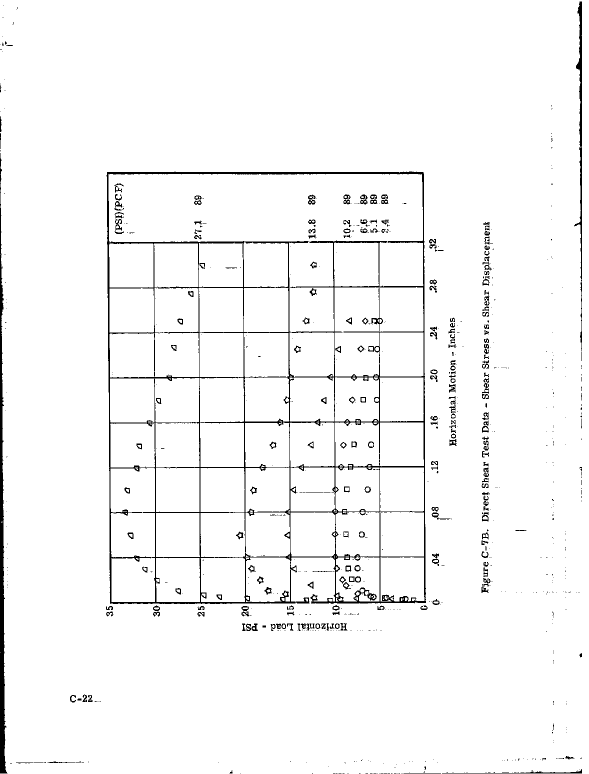
#> input picture img/1968-vol2/p0136.png, 1178 x 1548 px, found by its file name (shown at 1/2 size)
$ python labels.py
#> lines starting #> are read from the running program, lines starting #| are printed output that depends on the picture; after the words box and inside, x2 and y2 are one past the last pixel; in counts of white or black regions, pixels touching at a corner belong together
"""Ink extents of the printed axis labels (load labels below the frame, motion labels right of it),
to compare by eye with the fitted grid-line positions."""
import json
import numpy as np
from PIL import Image
g = np.asarray(Image.open("packet/p0136.png").convert("L")) < 128
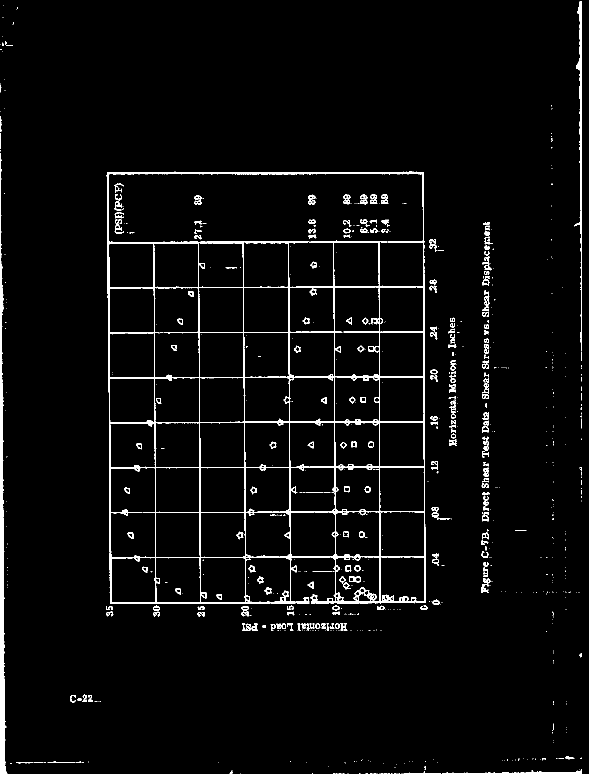
#> g: shape (1548, 1178) bool (shown at 1/2 size); 3.3% white; 746 white regions (525 under 20 px), largest, box (x1, y1, x2, y2) and area: (213, 343, 852, 1208) 32829, (0, 306, 15, 1547) 7275, (1148, 3, 1164, 702) 2599
#> (the run stopped early here; a loop or call above may not have finished)

$ run again, with img/1968-vol2/p0003.png copied over img/1968-vol2/p0136.png
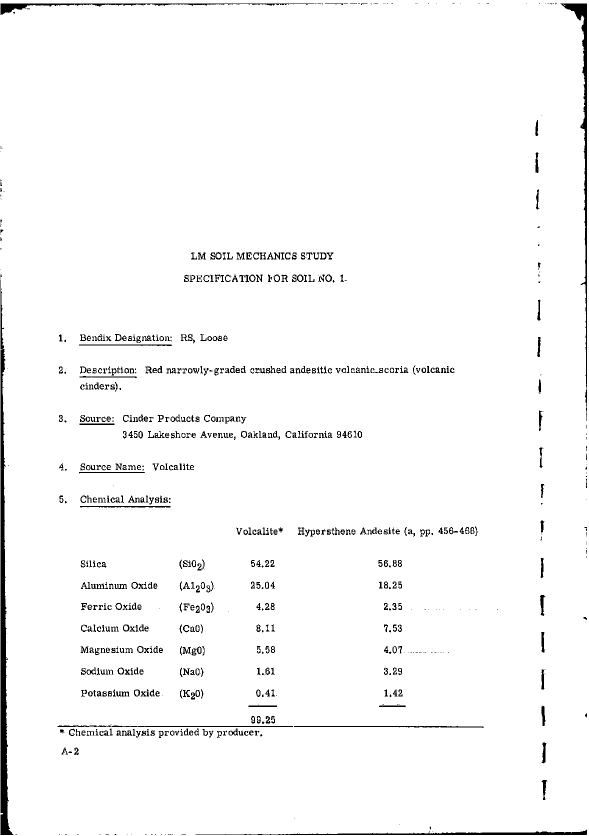
#> input picture img/1968-vol2/p0003.png, 1178 x 1671 px, found by its file name (shown at 1/2 size)
#> `g = np.asarray(Image.open("packet/p0136.png").convert("L")) < 128`:
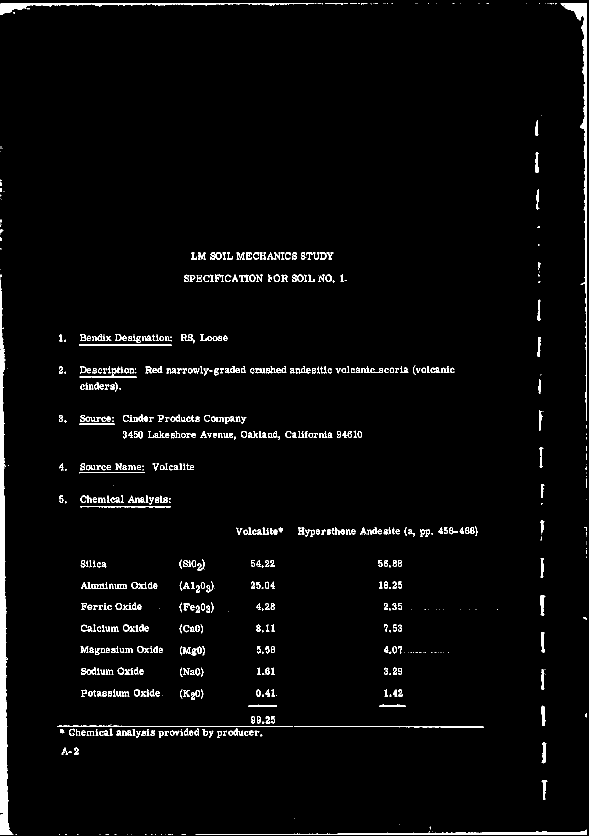
#> g: shape (1671, 1178) bool (shown at 1/2 size); 2.8% white; 763 white regions (242 under 20 px), largest, box (x1, y1, x2, y2) and area: (1, 560, 27, 1670) 9966, (1121, 7, 1174, 842) 4423, (391, 1659, 1174, 1670) 2632

$ run again, with img/1968-vol2/p0004.png copied over img/1968-vol2/p0136.png
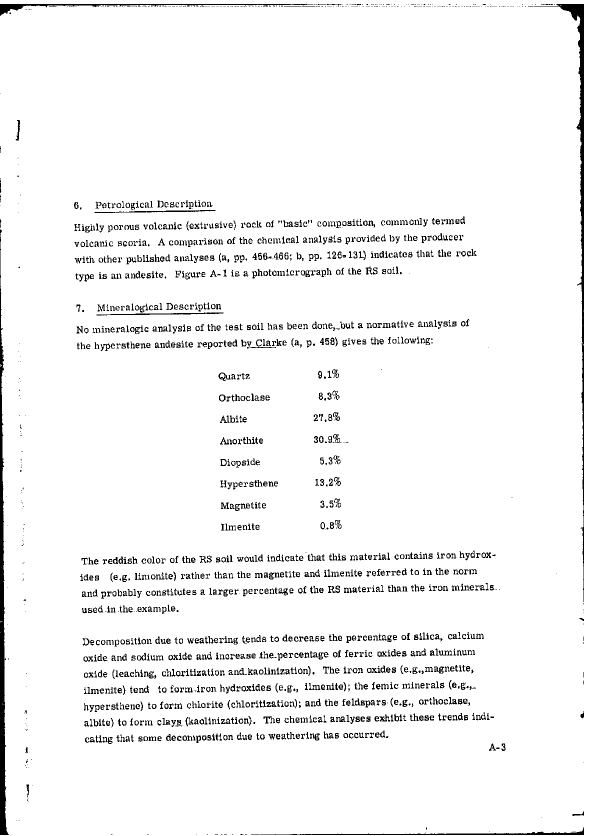
#> input picture img/1968-vol2/p0004.png, 1178 x 1671 px, found by its file name (shown at 1/2 size)
#> `g = np.asarray(Image.open("packet/p0136.png").convert("L")) < 128`:
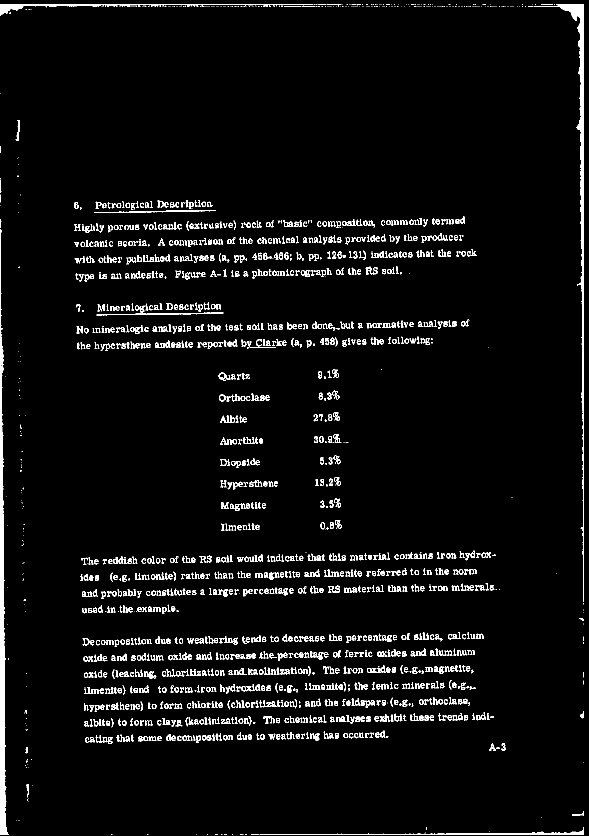
#> g: shape (1671, 1178) bool (shown at 1/2 size); 4.4% white; 1799 white regions (547 under 20 px), largest, box (x1, y1, x2, y2) and area: (0, 458, 18, 1670) 8020, (1068, 8, 1168, 1204) 6629, (0, 8, 627, 32) 2191

$ run again, with img/1968-vol2/p0005.png copied over img/1968-vol2/p0136.png
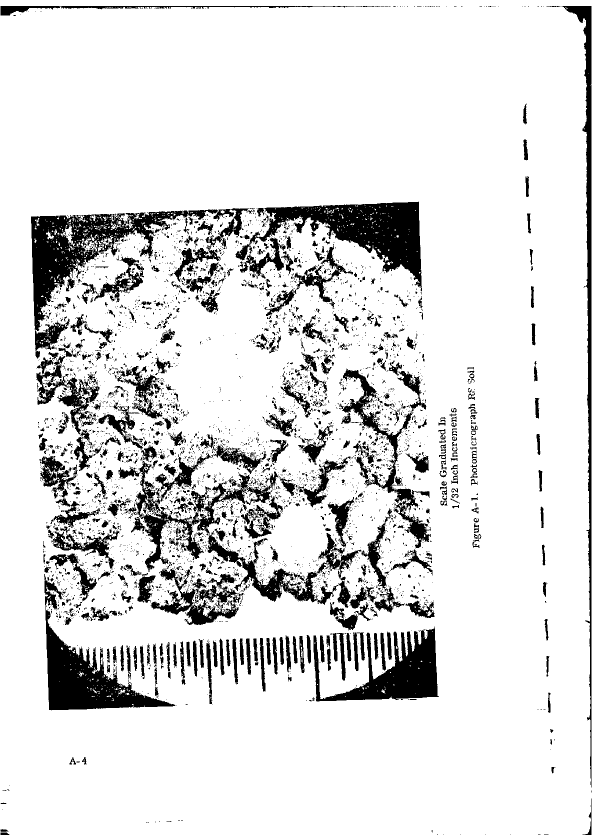
#> input picture img/1968-vol2/p0005.png, 1196 x 1671 px, found by its file name (shown at 1/2 size)
#> `g = np.asarray(Image.open("packet/p0136.png").convert("L")) < 128`:
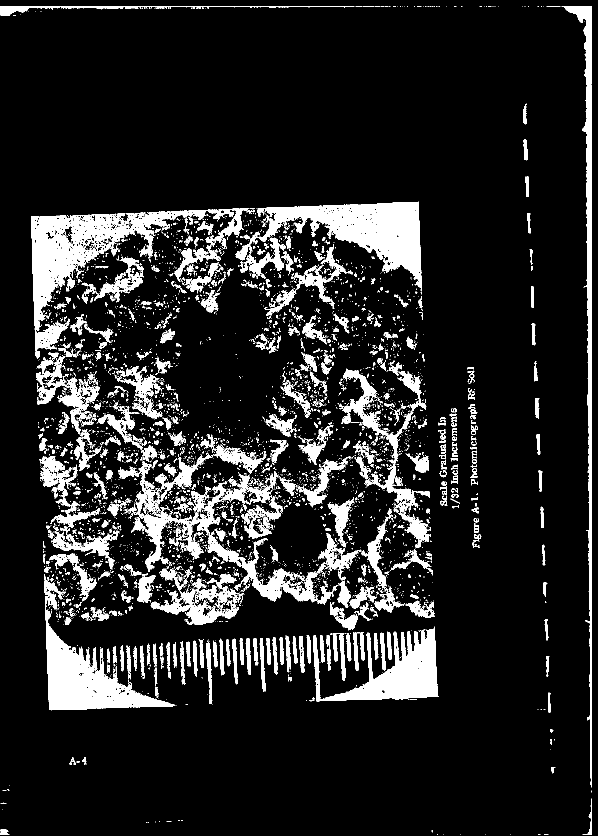
#> g: shape (1671, 1196) bool (shown at 1/2 size); 12.9% white; 4872 white regions (4265 under 20 px), largest, box (x1, y1, x2, y2) and area: (62, 418, 468, 717) 24967, (471, 403, 844, 582) 23679, (88, 1148, 350, 1421) 19021
